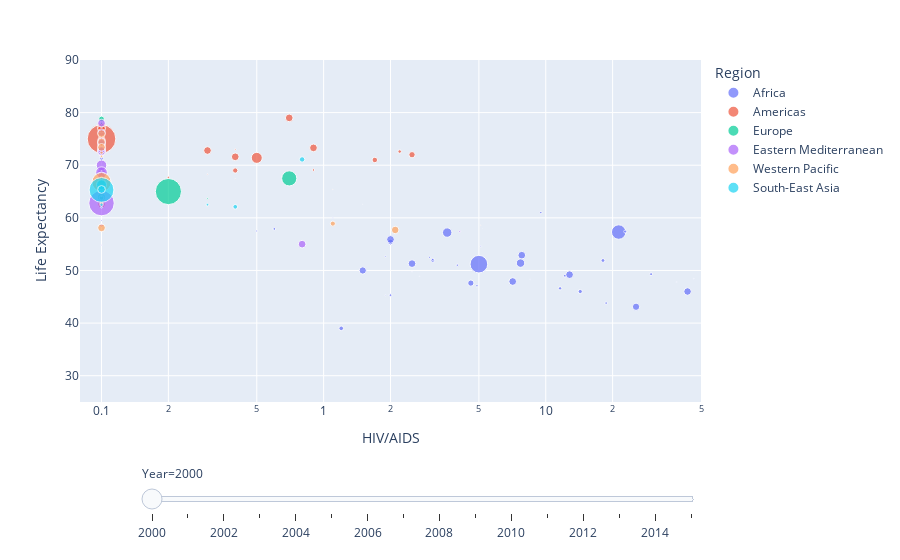

The cell this chart's notebook holds for it:
### Code cell
fig = px.scatter(undev_mean, x="HIV/AIDS", y="Life Expectancy", animation_frame="Year", animation_group="Country",
           size="Population", color="Region", hover_name="Country",
           log_x=True, size_max=55, range_x=[.08,50], range_y=[25,90])

fig["layout"].pop("updatemenus") # optional, drop animation buttons
fig.show()

### Figure 1 — Plotly figure (JSON) as saved in the notebook; plotly's stock layout.template omitted (floating-point values rounded to 4 significant figures)
{"data": [{"hovertemplate": "<b>%{hovertext}</b><br><br>Region=Africa<br>Year=2000<br>HIV/AIDS=%{x}<br>Life Expectancy=%{y}<br>Population=%{marker.size}<extra></extra>", "hovertext": ["Zimbabwe", "Equatorial Guinea", "South Sudan", "South Africa", "Benin", "Kenya", "Senegal", "Seychelles", "Sierra Leone", "Botswana", "Togo", "Sao Tome and Principe", "Eritrea", "Ethiopia", "Swaziland (Eswatini)", "Lesotho", "Nigeria", "Chad", "Mauritius", "Mauritania", "Central African Republic", "Niger", "Congo", "Mozambique", "Namibia", "Comoros", "Burundi", "Rwanda", "Liberia", "Burkina Faso", "Madagascar", "Democratic Republic of the Congo", "Cameroon", "Mali", "Côte d'Ivoire", "Cabo Verde", "Malawi", "Algeria", "Ghana", "Guinea-Bissau", "United Republic of Tanzania", "Uganda", "Gambia", "Zambia", "Angola", "Gabon", "Guinea"], "ids": ["Zimbabwe", "Equatorial Guinea", "South Sudan", "South Africa", "Benin", "Kenya", "Senegal", "Seychelles", "Sierra Leone", "Botswana", "Togo", "Sao Tome and Principe", "Eritrea", "Ethiopia", "Swaziland (Eswatini)", "Lesotho", "Nigeria", "Chad", "Mauritius", "Mauritania", "Central African Republic", "Niger", "Congo", "Mozambique", "Namibia", "Comoros", "Burundi", "Rwanda", "Liberia", "Burkina Faso", "Madagascar", "Democratic Republic of the Congo", "Cameroon", "Mali", "Côte d'Ivoire", "Cabo Verde", "Malawi", "Algeria", "Ghana", "Guinea-Bissau", "United Republic of Tanzania", "Uganda", "Gambia", "Zambia", "Angola", "Gabon", "Guinea"], "legendgroup": "Africa", "marker": {"color": "#636efa", "size": [12222251, 614323, 67656, 44896856, 6865951, 3145483, 988452, 81131, 4564297, 172834, 497367, 13866, 339281, 66537331, 161468, 1868699, 1223529, 8342559, 1186873, 279359, 3754986, 11352973, 12750000.0, 1867687, 1899257, 542357, 6476, 82573, 2884522, 1167942, 1576686, 12750000.0, 15274234, 196769, 12750000.0, 43579, 11376172, 3118366, 18938762, 1243229, 12750000.0, 2439274, 12750000.0, 1531221, 1644924, 1231122, 888546], "sizemode": "area", "sizeref": 427700.0, "symbol": "circle"}, "mode": "markers", "name": "Africa", "orientation": "v", "showlegend": true, "type": "scatter", "x": [43.5, 1.9, 2.7, 21.3, 2, 18.1, 0.5, 0.1, 1.2, 38.8, 5.1, 1.5, 1.9, 5, 46.4, 29.8, 4.9, 4.6, 0.1, 1.1, 14.3, 1.5, 7.8, 12.2, 22.8, 0.1, 5.2, 8.5, 3.1, 4, 0.6, 2.5, 7.7, 2.5, 7.1, 0.8, 25.5, 0.1, 3.6, 3.1, 12.8, 11.6, 2, 18.7, 2, 9.5, 3], "xaxis": "x", "y": [46, 52.7, 48.9, 57.3, 55.4, 51.9, 57.5, 71.8, 39, 47.8, 54.6, 62.6, 45.3, 51.2, 48.4, 49.3, 47.1, 47.6, 71, 60, 46, 50, 52.9, 49, 57.4, 59.5, 58, 48.3, 51.9, 51, 57.9, 51.3, 51.4, 49.8, 47.9, 69.9, 43.1, 71.3, 57.2, 52.1, 49.2, 46.6, 55.9, 43.8, 45.3, 61, 52.5], "yaxis": "y"}, {"hovertemplate": "<b>%{hovertext}</b><br><br>Region=Americas<br>Year=2000<br>HIV/AIDS=%{x}<br>Life Expectancy=%{y}<br>Population=%{marker.size}<extra></extra>", "hovertext": ["Belize", "El Salvador", "Bolivia (Plurinational State of)", "Dominican Republic", "Brazil", "Ecuador", "Bahamas", "Trinidad and Tobago", "Suriname", "Jamaica", "Barbados", "Chile", "Mexico", "Cuba", "Panama", "Nicaragua", "Colombia", "Costa Rica", "Canada", "Saint Lucia", "Saint Vincent and the Grenadines", "Paraguay", "Peru", "Guatemala", "Venezuela (Bolivarian Republic of)", "Haiti", "Guyana", "Antigua and Barbuda", "Argentina", "Grenada", "Honduras", "Uruguay"], "ids": ["Belize", "El Salvador", "Bolivia (Plurinational State of)", "Dominican Republic", "Brazil", "Ecuador", "Bahamas", "Trinidad and Tobago", "Suriname", "Jamaica", "Barbados", "Chile", "Mexico", "Cuba", "Panama", "Nicaragua", "Colombia", "Costa Rica", "Canada", "Saint Lucia", "Saint Vincent and the Grenadines", "Paraguay", "Peru", "Guatemala", "Venezuela (Bolivarian Republic of)", "Haiti", "Guyana", "Antigua and Barbuda", "Argentina", "Grenada", "Honduras", "Uruguay"], "legendgroup": "Americas", "marker": {"color": "#EF553B", "size": [247315, 5867626, 12750000.0, 8562622, 175287587, 12628596, 12750000.0, 1267984, 47239, 2656864, 12750000.0, 15262754, 11719673, 12750000.0, 33347, 526796, 443958, 3925443, 37697, 12750000.0, 12750000.0, 5327, 25914879, 1165743, 12750000.0, 85492, 75331, 12750000.0, 3757452, 12750000.0, 6524283, 3321245], "sizemode": "area", "sizeref": 427700.0, "symbol": "circle"}, "mode": "markers", "name": "Americas", "orientation": "v", "showlegend": true, "type": "scatter", "x": [0.3, 0.4, 0.1, 2.5, 0.1, 0.3, 0.1, 0.9, 0.4, 2.2, 0.9, 0.1, 0.1, 0.1, 0.2, 0.4, 0.1, 0.1, 0.1, 0.4, 0.7, 0.1, 0.5, 0.2, 0.1, 5.1, 1.1, 0.1, 0.1, 0.1, 1.7, 0.1], "xaxis": "x", "y": [68.3, 69, 62.6, 72, 75, 72.8, 72.6, 69.1, 67.4, 72.6, 73.3, 77.3, 74.8, 76.9, 75.7, 73, 71.4, 77.6, 79.1, 71.6, 79, 79, 71.4, 67.7, 72.5, 58.6, 65.4, 73.6, 74.1, 74, 71, 75.1], "yaxis": "y"}, {"hovertemplate": "<b>%{hovertext}</b><br><br>Region=Europe<br>Year=2000<br>HIV/AIDS=%{x}<br>Life Expectancy=%{y}<br>Population=%{marker.size}<extra></extra>", "hovertext": ["Kazakhstan", "Kyrgyzstan", "Serbia", "Bosnia and Herzegovina", "The former Yugoslav republic of Macedonia", "Azerbaijan", "Finland", "Tajikistan", "Belarus", "Israel", "Estonia", "Montenegro", "Russian Federation", "Republic of Moldova", "Turkey", "France", "Greece", "Turkmenistan", "Armenia", "Albania", "Ukraine", "Uzbekistan", "Georgia"], "ids": ["Kazakhstan", "Kyrgyzstan", "Serbia", "Bosnia and Herzegovina", "The former Yugoslav republic of Macedonia", "Azerbaijan", "Finland", "Tajikistan", "Belarus", "Israel", "Estonia", "Montenegro", "Russian Federation", "Republic of Moldova", "Turkey", "France", "Greece", "Turkmenistan", "Armenia", "Albania", "Ukraine", "Uzbekistan", "Georgia"], "legendgroup": "Europe", "marker": {"color": "#00cc96", "size": [14883626, 12750000.0, 7516346, 376676, 12750000.0, 8486, 517629, 621625, 997961, 6289, 1396985, 6495, 146596557, 12750000.0, 6324121, 6912498, 18588, 4516131, 369588, 38927, 49175848, 24654, 44183], "sizemode": "area", "sizeref": 427700.0, "symbol": "circle"}, "mode": "markers", "name": "Europe", "orientation": "v", "showlegend": true, "type": "scatter", "x": [0.1, 0.1, 0.1, 0.1, 0.1, 0.1, 0.1, 0.3, 0.1, 0.1, 0.1, 0.1, 0.2, 0.1, 0.1, 0.1, 0.1, 0.1, 0.1, 0.1, 0.7, 0.1, 0.1], "xaxis": "x", "y": [63.9, 66.6, 72.6, 74.6, 72.6, 66.6, 77.5, 63.7, 68, 78.9, 78, 73, 65, 67.1, 74, 78.8, 78.2, 63.8, 72, 72.6, 67.5, 67.1, 71.8], "yaxis": "y"}, {"hovertemplate": "<b>%{hovertext}</b><br><br>Region=Eastern Mediterranean<br>Year=2000<br>HIV/AIDS=%{x}<br>Life Expectancy=%{y}<br>Population=%{marker.size}<extra></extra>", "hovertext": ["Somalia", "Kuwait", "Egypt", "Saudi Arabia", "Lebanon", "Jordan", "Bahrain", "Iraq", "Iran (Islamic Republic of)", "Sudan", "Syrian Arab Republic", "Pakistan", "Oman", "Morocco", "Libya", "Djibouti", "Qatar", "United Arab Emirates", "Yemen", "Afghanistan", "Tunisia"], "ids": ["Somalia", "Kuwait", "Egypt", "Saudi Arabia", "Lebanon", "Jordan", "Bahrain", "Iraq", "Iran (Islamic Republic of)", "Sudan", "Syrian Arab Republic", "Pakistan", "Oman", "Morocco", "Libya", "Djibouti", "Qatar", "United Arab Emirates", "Yemen", "Afghanistan", "Tunisia"], "legendgroup": "Eastern Mediterranean", "marker": {"color": "#ab63fa", "size": [12750000.0, 12750000.0, 12750000.0, 12750000.0, 3235366, 51313, 12750000.0, 23565413, 12750000.0, 2725535, 1641848, 138523285, 12750000.0, 28849621, 12750000.0, 717584, 12750000.0, 12750000.0, 12750000.0, 293756, 9699197], "sizemode": "area", "sizeref": 427700.0, "symbol": "circle"}, "mode": "markers", "name": "Eastern Mediterranean", "orientation": "v", "showlegend": true, "type": "scatter", "x": [0.8, 0.1, 0.1, 0.1, 0.1, 0.1, 0.1, 0.1, 0.1, 0.1, 0.1, 0.1, 0.1, 0.1, 0.1, 4.1, 0.1, 0.1, 0.1, 0.1, 0.1], "xaxis": "x", "y": [55, 73.2, 68.8, 72.6, 72.7, 71.7, 74.5, 70, 73, 58.6, 72.6, 62.8, 72.6, 68.6, 78, 57.4, 76.2, 74.2, 68, 54.8, 72.9], "yaxis": "y"}, {"hovertemplate": "<b>%{hovertext}</b><br><br>Region=Western Pacific<br>Year=2000<br>HIV/AIDS=%{x}<br>Life Expectancy=%{y}<br>Population=%{marker.size}<extra></extra>", "hovertext": ["Kiribati", "Solomon Islands", "Lao People's Democratic Republic", "Fiji", "Tonga", "Brunei Darussalam", "Samoa", "Micronesia (Federated States of)", "Papua New Guinea", "Mongolia", "China", "Philippines", "Cambodia", "Malaysia", "Republic of Korea", "Viet Nam", "Vanuatu"], "ids": ["Kiribati", "Solomon Islands", "Lao People's Democratic Republic", "Fiji", "Tonga", "Brunei Darussalam", "Samoa", "Micronesia (Federated States of)", "Papua New Guinea", "Mongolia", "China", "Philippines", "Cambodia", "Malaysia", "Republic of Korea", "Viet Nam", "Vanuatu"], "legendgroup": "Western Pacific", "marker": {"color": "#FFA15A", "size": [8446, 41269, 12750000.0, 811223, 9882, 12750000.0, 17461, 12750000.0, 5572222, 2397436, 1262645, 77991569, 12152354, 2318568, 12750000.0, 12750000.0, 18563], "sizemode": "area", "sizeref": 427700.0, "symbol": "circle"}, "mode": "markers", "name": "Western Pacific", "orientation": "v", "showlegend": true, "type": "scatter", "x": [0.1, 0.1, 0.1, 0.1, 0.1, 0.1, 0.1, 0.1, 1.1, 0.1, 0.1, 0.1, 2.1, 0.1, 0.1, 0.1, 0.1], "xaxis": "x", "y": [64.1, 65.8, 58.1, 67.7, 71.6, 74.4, 72, 67, 58.9, 62.8, 71.7, 66.8, 57.7, 72.4, 76, 73.4, 69], "yaxis": "y"}, {"hovertemplate": "<b>%{hovertext}</b><br><br>Region=South-East Asia<br>Year=2000<br>HIV/AIDS=%{x}<br>Life Expectancy=%{y}<br>Population=%{marker.size}<extra></extra>", "hovertext": ["Bhutan", "Sri Lanka", "Thailand", "Timor-Leste", "Indonesia", "Bangladesh", "Myanmar", "Nepal", "India", "Maldives", "Democratic People's Republic of Korea"], "ids": ["Bhutan", "Sri Lanka", "Thailand", "Timor-Leste", "Indonesia", "Bangladesh", "Myanmar", "Nepal", "India", "Maldives", "Democratic People's Republic of Korea"], "legendgroup": "South-East Asia", "marker": {"color": "#19d3f3", "size": [573416, 18655, 6295821, 87167, 21154429, 131581243, 4695462, 2374911, 1535912, 286, 12750000.0], "sizemode": "area", "sizeref": 427700.0, "symbol": "circle"}, "mode": "markers", "name": "South-East Asia", "orientation": "v", "showlegend": true, "type": "scatter", "x": [0.1, 0.1, 0.8, 0.1, 0.1, 0.1, 0.4, 0.1, 0.3, 0.1, 0.1], "xaxis": "x", "y": [62, 71.5, 71.1, 58.7, 66.3, 65.3, 62.1, 62.5, 62.5, 69.6, 65.4], "yaxis": "y"}], "layout": {"legend": {"itemsizing": "constant", "title": {"text": "Region"}, "tracegroupgap": 0}, "margin": {"t": 60}, "sliders": [{"active": 0, "currentvalue": {"prefix": "Year="}, "len": 0.9, "pad": {"b": 10, "t": 60}, "steps": [{"args": [["2000"], {"frame": {"duration": 0, "redraw": false}, "fromcurrent": true, "mode": "immediate", "transition": {"duration": 0, "easing": "linear"}}], "label": "2000", "method": "animate"}, {"args": [["2001"], {"frame": {"duration": 0, "redraw": false}, "fromcurrent": true, "mode": "immediate", "transition": {"duration": 0, "easing": "linear"}}], "label": "2001", "method": "animate"}, {"args": [["2002"], {"frame": {"duration": 0, "redraw": false}, "fromcurrent": true, "mode": "immediate", "transition": {"duration": 0, "easing": "linear"}}], "label": "2002", "method": "animate"}, {"args": [["2003"], {"frame": {"duration": 0, "redraw": false}, "fromcurrent": true, "mode": "immediate", "transition": {"duration": 0, "easing": "linear"}}], "label": "2003", "method": "animate"}, {"args": [["2004"], {"frame": {"duration": 0, "redraw": false}, "fromcurrent": true, "mode": "immediate", "transition": {"duration": 0, "easing": "linear"}}], "label": "2004", "method": "animate"}, {"args": [["2005"], {"frame": {"duration": 0, "redraw": false}, "fromcurrent": true, "mode": "immediate", "transition": {"duration": 0, "easing": "linear"}}], "label": "2005", "method": "animate"}, {"args": [["2006"], {"frame": {"duration": 0, "redraw": false}, "fromcurrent": true, "mode": "immediate", "transition": {"duration": 0, "easing": "linear"}}], "label": "2006", "method": "animate"}, {"args": [["2007"], {"frame": {"duration": 0, "redraw": false}, "fromcurrent": true, "mode": "immediate", "transition": {"duration": 0, "easing": "linear"}}], "label": "2007", "method": "animate"}, {"args": [["2008"], {"frame": {"duration": 0, "redraw": false}, "fromcurrent": true, "mode": "immediate", "transition": {"duration": 0, "easing": "linear"}}], "label": "2008", "method": "animate"}, {"args": [["2009"], {"frame": {"duration": 0, "redraw": false}, "fromcurrent": true, "mode": "immediate", "transition": {"duration": 0, "easing": "linear"}}], "label": "2009", "method": "animate"}, {"args": [["2010"], {"frame": {"duration": 0, "redraw": false}, "fromcurrent": true, "mode": "immediate", "transition": {"duration": 0, "easing": "linear"}}], "label": "2010", "method": "animate"}, {"args": [["2011"], {"frame": {"duration": 0, "redraw": false}, "fromcurrent": true, "mode": "immediate", "transition": {"duration": 0, "easing": "linear"}}], "label": "2011", "method": "animate"}, {"args": [["2012"], {"frame": {"duration": 0, "redraw": false}, "fromcurrent": true, "mode": "immediate", "transition": {"duration": 0, "easing": "linear"}}], "label": "2012", "method": "animate"}, {"args": [["2013"], {"frame": {"duration": 0, "redraw": false}, "fromcurrent": true, "mode": "immediate", "transition": {"duration": 0, "easing": "linear"}}], "label": "2013", "method": "animate"}, {"args": [["2014"], {"frame": {"duration": 0, "redraw": false}, "fromcurrent": true, "mode": "immediate", "transition": {"duration": 0, "easing": "linear"}}], "label": "2014", "method": "animate"}, {"args": [["2015"], {"frame": {"duration": 0, "redraw": false}, "fromcurrent": true, "mode": "immediate", "transition": {"duration": 0, "easing": "linear"}}], "label": "2015", "method": "animate"}], "x": 0.1, "xanchor": "left", "y": 0, "yanchor": "top"}], "xaxis": {"anchor": "y", "domain": [0, 1], "range": [-1.097, 1.699], "title": {"text": "HIV/AIDS"}, "type": "log"}, "yaxis": {"anchor": "x", "domain": [0, 1], "range": [25, 90], "title": {"text": "Life Expectancy"}}}}
